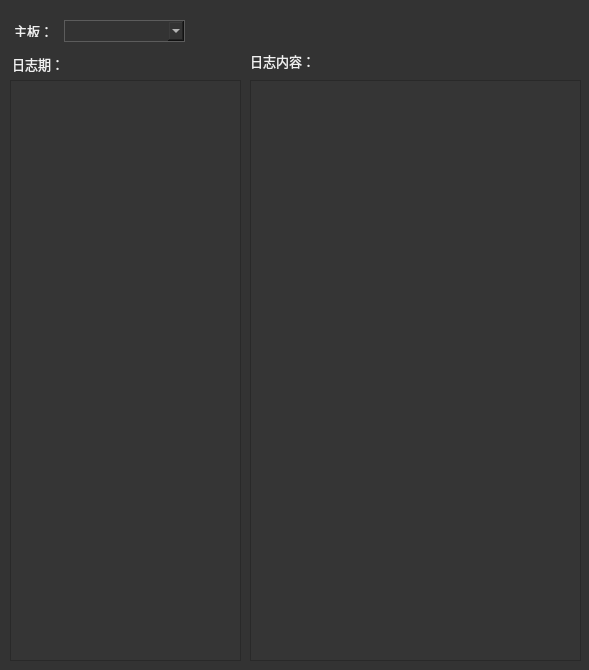
<?xml version="1.0" encoding="UTF-8"?>
<ui version="4.0">
 <class>LogViewer</class>
 <widget class="QDialog" name="LogViewer">
  <property name="geometry">
   <rect>
    <x>0</x>
    <y>0</y>
    <width>589</width>
    <height>670</height>
   </rect>
  </property>
  <property name="windowTitle">
   <string>Dialog</string>
  </property>
  <property name="styleSheet">
   <string notr="true"> background-color: #333333; color:rgb(f0f0f0)</string>
  </property>
  <widget class="QComboBox" name="combIP">
   <property name="geometry">
    <rect>
     <x>64</x>
     <y>20</y>
     <width>121</width>
     <height>22</height>
    </rect>
   </property>
   <property name="styleSheet">
    <string notr="true">color:white;border: 1px solid rgb(92,92,92);</string>
   </property>
  </widget>
  <widget class="QLabel" name="label">
   <property name="geometry">
    <rect>
     <x>14</x>
     <y>24</y>
     <width>47</width>
     <height>13</height>
    </rect>
   </property>
   <property name="font">
    <font>
     <pointsize>10</pointsize>
    </font>
   </property>
   <property name="styleSheet">
    <string notr="true">color:#f0f0f0</string>
   </property>
   <property name="text">
    <string>主板：</string>
   </property>
  </widget>
  <widget class="QLabel" name="label_2">
   <property name="geometry">
    <rect>
     <x>12</x>
     <y>56</y>
     <width>51</width>
     <height>16</height>
    </rect>
   </property>
   <property name="font">
    <font>
     <pointsize>10</pointsize>
    </font>
   </property>
   <property name="styleSheet">
    <string notr="true">color:#f0f0f0</string>
   </property>
   <property name="text">
    <string>日志期：</string>
   </property>
  </widget>
  <widget class="QLabel" name="logTitle">
   <property name="geometry">
    <rect>
     <x>250</x>
     <y>53</y>
     <width>331</width>
     <height>16</height>
    </rect>
   </property>
   <property name="font">
    <font>
     <pointsize>10</pointsize>
    </font>
   </property>
   <property name="styleSheet">
    <string notr="true">color:#f0f0f0</string>
   </property>
   <property name="text">
    <string>日志内容：</string>
   </property>
  </widget>
  <widget class="QTableWidget" name="tblDate">
   <property name="geometry">
    <rect>
     <x>10</x>
     <y>80</y>
     <width>231</width>
     <height>581</height>
    </rect>
   </property>
   <property name="styleSheet">
    <string notr="true">background-color:#353535;
font:8pt &quot;SimSun&quot;;
border-color: 1px #525252;
</string>
   </property>
  </widget>
  <widget class="QTableWidget" name="tblContent">
   <property name="geometry">
    <rect>
     <x>250</x>
     <y>80</y>
     <width>331</width>
     <height>581</height>
    </rect>
   </property>
   <property name="styleSheet">
    <string notr="true">background-color:#353535; font:8pt &quot;SimSun&quot;;border-color: #000000</string>
   </property>
  </widget>
 </widget>
 <resources/>
 <connections/>
</ui>
